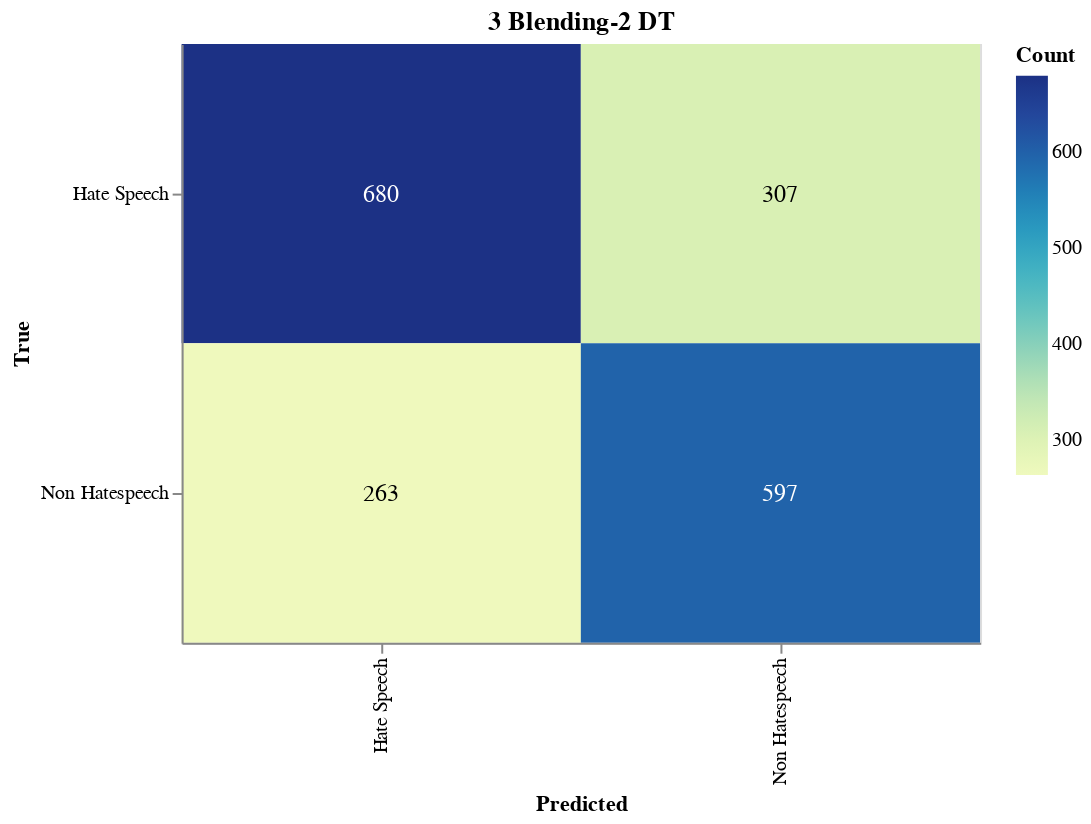

Notebook source saved alongside this figure:
### Markdown cell above
#### Save Confusion Matrix

### Code cell
import altair as alt
import pandas as pd
from sklearn.metrics import confusion_matrix

# Calculate the confusion matrix
cm = confusion_matrix(true_labels, adjusted_predictions)

# Define class names
class_names = ['Hate Speech', 'Non Hatespeech']

# Convert confusion matrix to DataFrame
cm_df = pd.DataFrame(cm, index=class_names, columns=class_names).reset_index().melt(id_vars='index')
cm_df.columns = ['True', 'Predicted', 'Count']

# Ensure the order of categories
cm_df['True'] = pd.Categorical(cm_df['True'], categories=class_names, ordered=True)
cm_df['Predicted'] = pd.Categorical(cm_df['Predicted'], categories=class_names, ordered=True)

# Create the Altair plot
heatmap = alt.Chart(cm_df).mark_rect().encode(
    x=alt.X('Predicted:O', sort=class_names),
    y=alt.Y('True:O', sort=class_names),
    color='Count:Q',
    tooltip=['True', 'Predicted', 'Count']
).properties(
    width=400,
    height=300,
    title='3 Blending-2 DT'
)

# Add text labels
text = heatmap.mark_text(
    align='center',
    baseline='middle',
    fontSize=12
).encode(
    text='Count:Q',
    color=alt.condition(
        alt.datum.Count > cm.max() / 2,
        alt.value('white'),
        alt.value('black')
    )
)

# Combine heatmap and text
final_chart = heatmap + text

# Display the plot
final_chart.show()

### Figure 1 — Vega-Lite specification as saved in the notebook (floating-point values rounded to 4 significant figures)
{"config": {"view": {"continuousWidth": 300, "continuousHeight": 300}}, "layer": [{"mark": {"type": "rect"}, "encoding": {"color": {"field": "Count", "type": "quantitative"}, "tooltip": [{"field": "True", "type": "ordinal"}, {"field": "Predicted", "type": "ordinal"}, {"field": "Count", "type": "quantitative"}], "x": {"field": "Predicted", "sort": ["Hate Speech", "Non Hatespeech"], "type": "ordinal"}, "y": {"field": "True", "sort": ["Hate Speech", "Non Hatespeech"], "type": "ordinal"}}, "title": "3 Blending-2 DT"}, {"mark": {"type": "text", "align": "center", "baseline": "middle", "fontSize": 12}, "encoding": {"color": {"condition": {"test": "(datum.Count > 340.0)", "value": "white"}, "value": "black"}, "text": {"field": "Count", "type": "quantitative"}, "tooltip": [{"field": "True", "type": "ordinal"}, {"field": "Predicted", "type": "ordinal"}, {"field": "Count", "type": "quantitative"}], "x": {"field": "Predicted", "sort": ["Hate Speech", "Non Hatespeech"], "type": "ordinal"}, "y": {"field": "True", "sort": ["Hate Speech", "Non Hatespeech"], "type": "ordinal"}}, "title": "3 Blending-2 DT"}], "data": {"name": "data-ccee77425dff97605552ffb621ff0749"}, "height": 300, "width": 400, "$schema": "https://vega.github.io/schema/vega-lite/v5.17.0.json", "datasets": {"data-ccee77425dff97605552ffb621ff0749": [{"True": "Hate Speech", "Predicted": "Hate Speech", "Count": 680}, {"True": "Non Hatespeech", "Predicted": "Hate Speech", "Count": 263}, {"True": "Hate Speech", "Predicted": "Non Hatespeech", "Count": 307}, {"True": "Non Hatespeech", "Predicted": "Non Hatespeech", "Count": 597}]}}
